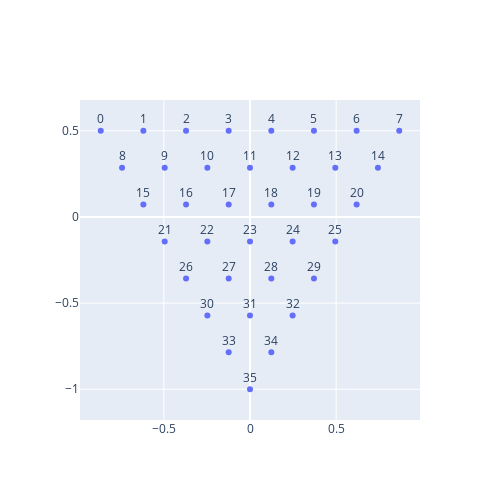

Notebook cell for this chart:
### Code cell
# Generate Points for triangle
triangle_coords = []
begin_points = list(zip(
    np.linspace(top_left_point[0], bottom_point[0], TRIANGLE_LENGTH + 1),
    np.linspace(top_left_point[1], bottom_point[1], TRIANGLE_LENGTH + 1))
)
end_points = list(zip(
    np.linspace(top_right_point[0], bottom_point[0], TRIANGLE_LENGTH + 1),
    np.linspace(top_right_point[1], bottom_point[1], TRIANGLE_LENGTH + 1))
)
for layer in range(TRIANGLE_LENGTH + 1):
    begin_point = begin_points[layer]
    end_point = end_points[layer]
    layer_points = list(zip(
        np.linspace(begin_point[0], end_point[0], TRIANGLE_LENGTH + 1 - layer),
        np.linspace(begin_point[1], end_point[1], TRIANGLE_LENGTH + 1 - layer))
    )
    triangle_coords += layer_points[::-1]

triangle_corner_points = [0, TRIANGLE_LENGTH, len(triangle_coords) - 1]

print(triangle_corner_points)

edge_key_1 = (triangle_corner_points[0], triangle_corner_points[1])
edge_key_2 = (triangle_corner_points[2], triangle_corner_points[0])
edge_key_3 = (triangle_corner_points[2], triangle_corner_points[1])

triangle_edge_points = {
    edge_key_1: [1],
    edge_key_2: [len(triangle_coords) - 3],
    edge_key_3: [len(triangle_coords) - 2]
}

for i in range(2, TRIANGLE_LENGTH):
    triangle_edge_points[edge_key_1].append(i)
    triangle_edge_points[edge_key_2].append(triangle_edge_points[edge_key_2][-1] - (i + 1))
    triangle_edge_points[edge_key_3].append(triangle_edge_points[edge_key_3][-1] - i)

print(triangle_edge_points)

show_2d_points(triangle_coords)

### Figure 1 — Plotly figure (JSON) as saved in the notebook; plotly's stock layout.template omitted (floating-point values rounded to 4 significant figures)
{"data": [{"hovertemplate": "x=%{x}<br>y=%{y}<br>text=%{text}<extra></extra>", "legendgroup": "", "marker": {"color": "#636efa", "symbol": "circle"}, "mode": "markers+text", "name": "", "orientation": "v", "showlegend": false, "text": [0, 1, 2, 3, 4, 5, 6, 7, 8, 9, 10, 11, 12, 13, 14, 15, 16, 17, 18, 19, 20, 21, 22, 23, 24, 25, 26, 27, 28, 29, 30, 31, 32, 33, 34, 35], "textposition": "top center", "type": "scatter", "x": [-0.866, -0.6186, -0.3712, -0.1237, 0.1237, 0.3712, 0.6186, 0.866, -0.7423, -0.4949, -0.2474, 0, 0.2474, 0.4949, 0.7423, -0.6186, -0.3712, -0.1237, 0.1237, 0.3712, 0.6186, -0.4949, -0.2474, 0, 0.2474, 0.4949, -0.3712, -0.1237, 0.1237, 0.3712, -0.2474, 0, 0.2474, -0.1237, 0.1237, 0], "xaxis": "x", "y": [0.5, 0.5, 0.5, 0.5, 0.5, 0.5, 0.5, 0.5, 0.2857, 0.2857, 0.2857, 0.2857, 0.2857, 0.2857, 0.2857, 0.07143, 0.07143, 0.07143, 0.07143, 0.07143, 0.07143, -0.1429, -0.1429, -0.1429, -0.1429, -0.1429, -0.3571, -0.3571, -0.3571, -0.3571, -0.5714, -0.5714, -0.5714, -0.7857, -0.7857, -1], "yaxis": "y"}], "layout": {"height": 500, "width": 500, "yaxis": {"scaleanchor": "x", "scaleratio": 1}}}
